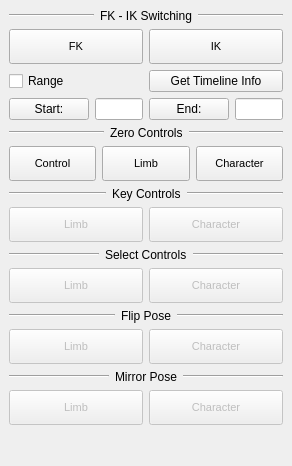
<?xml version="1.0" encoding="UTF-8"?>
<ui version="4.0">
 <class>MainWindow</class>
 <widget class="QMainWindow" name="MainWindow">
  <property name="geometry">
   <rect>
    <x>0</x>
    <y>0</y>
    <width>292</width>
    <height>466</height>
   </rect>
  </property>
  <property name="windowTitle">
   <string>Character</string>
  </property>
  <widget class="QWidget" name="centralwidget">
   <layout class="QVBoxLayout" name="verticalLayout">
    <item>
     <layout class="QHBoxLayout" name="horizontalLayout_2">
      <item>
       <widget class="Line" name="line_23">
        <property name="sizePolicy">
         <sizepolicy hsizetype="Expanding" vsizetype="Fixed">
          <horstretch>0</horstretch>
          <verstretch>0</verstretch>
         </sizepolicy>
        </property>
        <property name="orientation">
         <enum>Qt::Horizontal</enum>
        </property>
       </widget>
      </item>
      <item>
       <widget class="QLabel" name="character_fkik_label">
        <property name="text">
         <string>FK - IK Switching</string>
        </property>
       </widget>
      </item>
      <item>
       <widget class="Line" name="line_2">
        <property name="sizePolicy">
         <sizepolicy hsizetype="Expanding" vsizetype="Fixed">
          <horstretch>0</horstretch>
          <verstretch>0</verstretch>
         </sizepolicy>
        </property>
        <property name="orientation">
         <enum>Qt::Horizontal</enum>
        </property>
       </widget>
      </item>
     </layout>
    </item>
    <item>
     <layout class="QHBoxLayout" name="horizontalLayout">
      <item>
       <widget class="QPushButton" name="fk_pushButton">
        <property name="sizePolicy">
         <sizepolicy hsizetype="Minimum" vsizetype="Minimum">
          <horstretch>0</horstretch>
          <verstretch>0</verstretch>
         </sizepolicy>
        </property>
        <property name="minimumSize">
         <size>
          <width>0</width>
          <height>35</height>
         </size>
        </property>
        <property name="font">
         <font>
          <pointsize>8</pointsize>
         </font>
        </property>
        <property name="text">
         <string>FK</string>
        </property>
       </widget>
      </item>
      <item>
       <widget class="QPushButton" name="ik_pushButton">
        <property name="sizePolicy">
         <sizepolicy hsizetype="Minimum" vsizetype="Minimum">
          <horstretch>0</horstretch>
          <verstretch>0</verstretch>
         </sizepolicy>
        </property>
        <property name="minimumSize">
         <size>
          <width>0</width>
          <height>35</height>
         </size>
        </property>
        <property name="font">
         <font>
          <pointsize>8</pointsize>
         </font>
        </property>
        <property name="text">
         <string>IK</string>
        </property>
       </widget>
      </item>
     </layout>
    </item>
    <item>
     <layout class="QHBoxLayout" name="horizontalLayout_26">
      <item>
       <widget class="QCheckBox" name="range_checkBox">
        <property name="text">
         <string>Range</string>
        </property>
       </widget>
      </item>
      <item>
       <widget class="QPushButton" name="getTimeline_pushButton">
        <property name="text">
         <string>Get Timeline Info</string>
        </property>
       </widget>
      </item>
     </layout>
    </item>
    <item>
     <layout class="QHBoxLayout" name="horizontalLayout_27">
      <item>
       <layout class="QHBoxLayout" name="horizontalLayout_7">
        <item>
         <widget class="QPushButton" name="start_pushButton">
          <property name="text">
           <string>Start:</string>
          </property>
         </widget>
        </item>
        <item>
         <widget class="QLineEdit" name="start_lineEdit">
          <property name="maximumSize">
           <size>
            <width>16777215</width>
            <height>16777215</height>
           </size>
          </property>
         </widget>
        </item>
       </layout>
      </item>
      <item>
       <layout class="QHBoxLayout" name="horizontalLayout_13">
        <item>
         <widget class="QPushButton" name="end_pushButton">
          <property name="text">
           <string>End:</string>
          </property>
         </widget>
        </item>
        <item>
         <widget class="QLineEdit" name="end_lineEdit">
          <property name="maximumSize">
           <size>
            <width>16777215</width>
            <height>16777215</height>
           </size>
          </property>
         </widget>
        </item>
       </layout>
      </item>
     </layout>
    </item>
    <item>
     <layout class="QHBoxLayout" name="horizontalLayout_8">
      <item>
       <widget class="Line" name="line_21">
        <property name="sizePolicy">
         <sizepolicy hsizetype="Expanding" vsizetype="Fixed">
          <horstretch>0</horstretch>
          <verstretch>0</verstretch>
         </sizepolicy>
        </property>
        <property name="orientation">
         <enum>Qt::Horizontal</enum>
        </property>
       </widget>
      </item>
      <item>
       <widget class="QLabel" name="character_zerocontrols_label">
        <property name="text">
         <string>Zero Controls</string>
        </property>
       </widget>
      </item>
      <item>
       <widget class="Line" name="line_4">
        <property name="sizePolicy">
         <sizepolicy hsizetype="Expanding" vsizetype="Fixed">
          <horstretch>0</horstretch>
          <verstretch>0</verstretch>
         </sizepolicy>
        </property>
        <property name="orientation">
         <enum>Qt::Horizontal</enum>
        </property>
       </widget>
      </item>
     </layout>
    </item>
    <item>
     <layout class="QHBoxLayout" name="horizontalLayout_3">
      <item>
       <widget class="QPushButton" name="zeroControl_pushButton">
        <property name="enabled">
         <bool>true</bool>
        </property>
        <property name="sizePolicy">
         <sizepolicy hsizetype="Minimum" vsizetype="Minimum">
          <horstretch>0</horstretch>
          <verstretch>0</verstretch>
         </sizepolicy>
        </property>
        <property name="minimumSize">
         <size>
          <width>0</width>
          <height>35</height>
         </size>
        </property>
        <property name="font">
         <font>
          <pointsize>8</pointsize>
         </font>
        </property>
        <property name="text">
         <string>Control</string>
        </property>
       </widget>
      </item>
      <item>
       <widget class="QPushButton" name="zeroLimb_pushButton">
        <property name="enabled">
         <bool>true</bool>
        </property>
        <property name="sizePolicy">
         <sizepolicy hsizetype="Minimum" vsizetype="Minimum">
          <horstretch>0</horstretch>
          <verstretch>0</verstretch>
         </sizepolicy>
        </property>
        <property name="minimumSize">
         <size>
          <width>0</width>
          <height>35</height>
         </size>
        </property>
        <property name="font">
         <font>
          <pointsize>8</pointsize>
         </font>
        </property>
        <property name="text">
         <string>Limb</string>
        </property>
       </widget>
      </item>
      <item>
       <widget class="QPushButton" name="zeroCharacter_pushButton">
        <property name="enabled">
         <bool>true</bool>
        </property>
        <property name="sizePolicy">
         <sizepolicy hsizetype="Minimum" vsizetype="Minimum">
          <horstretch>0</horstretch>
          <verstretch>0</verstretch>
         </sizepolicy>
        </property>
        <property name="minimumSize">
         <size>
          <width>0</width>
          <height>35</height>
         </size>
        </property>
        <property name="font">
         <font>
          <pointsize>8</pointsize>
         </font>
        </property>
        <property name="text">
         <string>Character</string>
        </property>
       </widget>
      </item>
     </layout>
    </item>
    <item>
     <layout class="QHBoxLayout" name="horizontalLayout_9">
      <item>
       <widget class="Line" name="line_20">
        <property name="sizePolicy">
         <sizepolicy hsizetype="Expanding" vsizetype="Fixed">
          <horstretch>0</horstretch>
          <verstretch>0</verstretch>
         </sizepolicy>
        </property>
        <property name="orientation">
         <enum>Qt::Horizontal</enum>
        </property>
       </widget>
      </item>
      <item>
       <widget class="QLabel" name="character_keycontrols_pushButton">
        <property name="text">
         <string>Key Controls</string>
        </property>
       </widget>
      </item>
      <item>
       <widget class="Line" name="line_8">
        <property name="sizePolicy">
         <sizepolicy hsizetype="Expanding" vsizetype="Fixed">
          <horstretch>0</horstretch>
          <verstretch>0</verstretch>
         </sizepolicy>
        </property>
        <property name="orientation">
         <enum>Qt::Horizontal</enum>
        </property>
       </widget>
      </item>
     </layout>
    </item>
    <item>
     <layout class="QHBoxLayout" name="horizontalLayout_15">
      <item>
       <widget class="QPushButton" name="keyLimb_pushButton">
        <property name="enabled">
         <bool>false</bool>
        </property>
        <property name="sizePolicy">
         <sizepolicy hsizetype="Minimum" vsizetype="Minimum">
          <horstretch>0</horstretch>
          <verstretch>0</verstretch>
         </sizepolicy>
        </property>
        <property name="minimumSize">
         <size>
          <width>0</width>
          <height>35</height>
         </size>
        </property>
        <property name="font">
         <font>
          <pointsize>8</pointsize>
         </font>
        </property>
        <property name="text">
         <string>Limb</string>
        </property>
       </widget>
      </item>
      <item>
       <widget class="QPushButton" name="keyCharacter_pushButton">
        <property name="enabled">
         <bool>false</bool>
        </property>
        <property name="sizePolicy">
         <sizepolicy hsizetype="Minimum" vsizetype="Minimum">
          <horstretch>0</horstretch>
          <verstretch>0</verstretch>
         </sizepolicy>
        </property>
        <property name="minimumSize">
         <size>
          <width>0</width>
          <height>35</height>
         </size>
        </property>
        <property name="font">
         <font>
          <pointsize>8</pointsize>
         </font>
        </property>
        <property name="text">
         <string>Character</string>
        </property>
       </widget>
      </item>
     </layout>
    </item>
    <item>
     <layout class="QHBoxLayout" name="horizontalLayout_10">
      <item>
       <widget class="Line" name="line_19">
        <property name="sizePolicy">
         <sizepolicy hsizetype="Expanding" vsizetype="Fixed">
          <horstretch>0</horstretch>
          <verstretch>0</verstretch>
         </sizepolicy>
        </property>
        <property name="orientation">
         <enum>Qt::Horizontal</enum>
        </property>
       </widget>
      </item>
      <item>
       <widget class="QLabel" name="character_selectcontrols_pushButton">
        <property name="text">
         <string>Select Controls</string>
        </property>
       </widget>
      </item>
      <item>
       <widget class="Line" name="line_5">
        <property name="sizePolicy">
         <sizepolicy hsizetype="Expanding" vsizetype="Fixed">
          <horstretch>0</horstretch>
          <verstretch>0</verstretch>
         </sizepolicy>
        </property>
        <property name="orientation">
         <enum>Qt::Horizontal</enum>
        </property>
       </widget>
      </item>
     </layout>
    </item>
    <item>
     <layout class="QHBoxLayout" name="horizontalLayout_4">
      <item>
       <widget class="QPushButton" name="selectLimb_pushButton">
        <property name="enabled">
         <bool>false</bool>
        </property>
        <property name="sizePolicy">
         <sizepolicy hsizetype="Minimum" vsizetype="Minimum">
          <horstretch>0</horstretch>
          <verstretch>0</verstretch>
         </sizepolicy>
        </property>
        <property name="minimumSize">
         <size>
          <width>0</width>
          <height>35</height>
         </size>
        </property>
        <property name="font">
         <font>
          <pointsize>8</pointsize>
         </font>
        </property>
        <property name="text">
         <string>Limb</string>
        </property>
       </widget>
      </item>
      <item>
       <widget class="QPushButton" name="selectCharacter_pushButton">
        <property name="enabled">
         <bool>false</bool>
        </property>
        <property name="sizePolicy">
         <sizepolicy hsizetype="Minimum" vsizetype="Minimum">
          <horstretch>0</horstretch>
          <verstretch>0</verstretch>
         </sizepolicy>
        </property>
        <property name="minimumSize">
         <size>
          <width>0</width>
          <height>35</height>
         </size>
        </property>
        <property name="font">
         <font>
          <pointsize>8</pointsize>
         </font>
        </property>
        <property name="text">
         <string>Character</string>
        </property>
       </widget>
      </item>
     </layout>
    </item>
    <item>
     <layout class="QHBoxLayout" name="horizontalLayout_11">
      <item>
       <widget class="Line" name="line_18">
        <property name="sizePolicy">
         <sizepolicy hsizetype="Expanding" vsizetype="Fixed">
          <horstretch>0</horstretch>
          <verstretch>0</verstretch>
         </sizepolicy>
        </property>
        <property name="orientation">
         <enum>Qt::Horizontal</enum>
        </property>
       </widget>
      </item>
      <item>
       <widget class="QLabel" name="character_flippose_label">
        <property name="text">
         <string>Flip Pose</string>
        </property>
       </widget>
      </item>
      <item>
       <widget class="Line" name="line_6">
        <property name="sizePolicy">
         <sizepolicy hsizetype="Expanding" vsizetype="Fixed">
          <horstretch>0</horstretch>
          <verstretch>0</verstretch>
         </sizepolicy>
        </property>
        <property name="orientation">
         <enum>Qt::Horizontal</enum>
        </property>
       </widget>
      </item>
     </layout>
    </item>
    <item>
     <layout class="QHBoxLayout" name="horizontalLayout_5">
      <item>
       <widget class="QPushButton" name="flipLimb_pushButton">
        <property name="enabled">
         <bool>false</bool>
        </property>
        <property name="sizePolicy">
         <sizepolicy hsizetype="Minimum" vsizetype="Minimum">
          <horstretch>0</horstretch>
          <verstretch>0</verstretch>
         </sizepolicy>
        </property>
        <property name="minimumSize">
         <size>
          <width>0</width>
          <height>35</height>
         </size>
        </property>
        <property name="font">
         <font>
          <pointsize>8</pointsize>
         </font>
        </property>
        <property name="text">
         <string>Limb</string>
        </property>
       </widget>
      </item>
      <item>
       <widget class="QPushButton" name="flipCharacter_pushButton">
        <property name="enabled">
         <bool>false</bool>
        </property>
        <property name="sizePolicy">
         <sizepolicy hsizetype="Minimum" vsizetype="Minimum">
          <horstretch>0</horstretch>
          <verstretch>0</verstretch>
         </sizepolicy>
        </property>
        <property name="minimumSize">
         <size>
          <width>0</width>
          <height>35</height>
         </size>
        </property>
        <property name="font">
         <font>
          <pointsize>8</pointsize>
         </font>
        </property>
        <property name="text">
         <string>Character</string>
        </property>
       </widget>
      </item>
     </layout>
    </item>
    <item>
     <layout class="QHBoxLayout" name="horizontalLayout_12">
      <item>
       <widget class="Line" name="line_17">
        <property name="sizePolicy">
         <sizepolicy hsizetype="Expanding" vsizetype="Fixed">
          <horstretch>0</horstretch>
          <verstretch>0</verstretch>
         </sizepolicy>
        </property>
        <property name="orientation">
         <enum>Qt::Horizontal</enum>
        </property>
       </widget>
      </item>
      <item>
       <widget class="QLabel" name="character_mirrorpose_label">
        <property name="text">
         <string>Mirror Pose</string>
        </property>
       </widget>
      </item>
      <item>
       <widget class="Line" name="line_7">
        <property name="sizePolicy">
         <sizepolicy hsizetype="Expanding" vsizetype="Fixed">
          <horstretch>0</horstretch>
          <verstretch>0</verstretch>
         </sizepolicy>
        </property>
        <property name="orientation">
         <enum>Qt::Horizontal</enum>
        </property>
       </widget>
      </item>
     </layout>
    </item>
    <item>
     <layout class="QHBoxLayout" name="horizontalLayout_6">
      <item>
       <widget class="QPushButton" name="mirrorLimb_pushButton">
        <property name="enabled">
         <bool>false</bool>
        </property>
        <property name="sizePolicy">
         <sizepolicy hsizetype="Minimum" vsizetype="Minimum">
          <horstretch>0</horstretch>
          <verstretch>0</verstretch>
         </sizepolicy>
        </property>
        <property name="minimumSize">
         <size>
          <width>0</width>
          <height>35</height>
         </size>
        </property>
        <property name="font">
         <font>
          <pointsize>8</pointsize>
         </font>
        </property>
        <property name="text">
         <string>Limb</string>
        </property>
        <property name="checkable">
         <bool>false</bool>
        </property>
       </widget>
      </item>
      <item>
       <widget class="QPushButton" name="mirrorCharacter_pushButton">
        <property name="enabled">
         <bool>false</bool>
        </property>
        <property name="sizePolicy">
         <sizepolicy hsizetype="Minimum" vsizetype="Minimum">
          <horstretch>0</horstretch>
          <verstretch>0</verstretch>
         </sizepolicy>
        </property>
        <property name="minimumSize">
         <size>
          <width>0</width>
          <height>35</height>
         </size>
        </property>
        <property name="font">
         <font>
          <pointsize>8</pointsize>
         </font>
        </property>
        <property name="text">
         <string>Character</string>
        </property>
       </widget>
      </item>
     </layout>
    </item>
    <item>
     <spacer name="verticalSpacer">
      <property name="orientation">
       <enum>Qt::Vertical</enum>
      </property>
      <property name="sizeHint" stdset="0">
       <size>
        <width>20</width>
        <height>40</height>
       </size>
      </property>
     </spacer>
    </item>
   </layout>
  </widget>
 </widget>
 <resources/>
 <connections/>
</ui>
